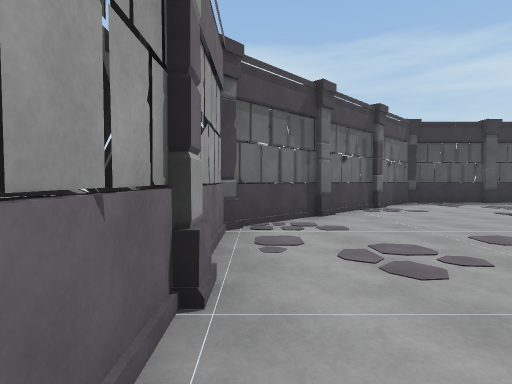
[1] (above)

14 first-person views from a walk through a scene from a Unity 3-D project. The camera is 1.3 m above the floor, tilts 2° down and sees 80° across. The floor is counted in squares, 2 m on a side. Each view is taken from the middle of a square. On the plan, view 1 faces up. The plan holds only what a view shows up to about 10 squares ahead; the rest is blank.

[2]
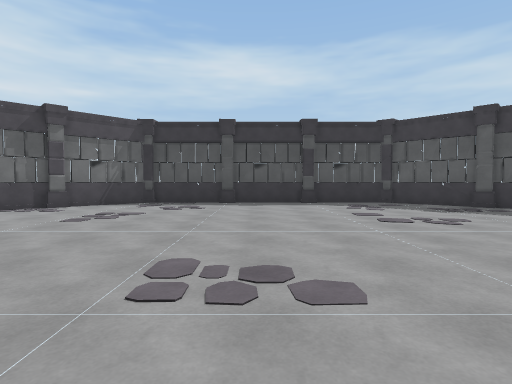

[3]
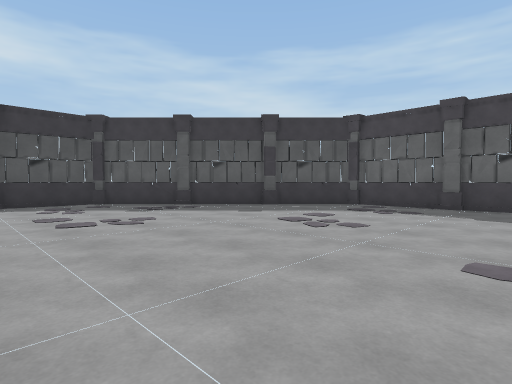

[4]
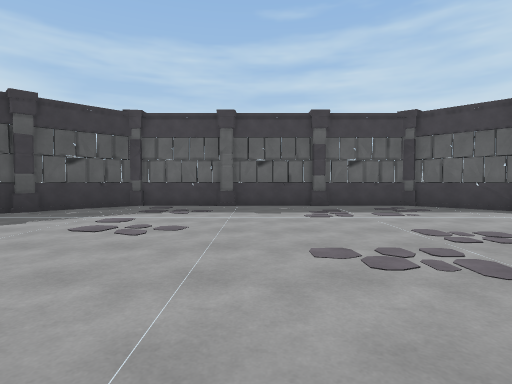

[5]
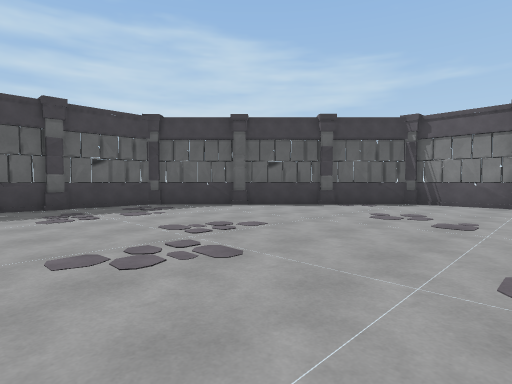

[6]
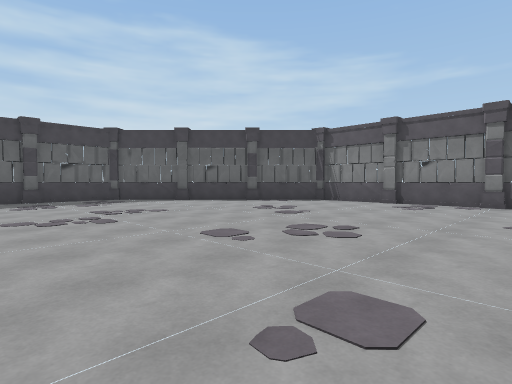

[7]
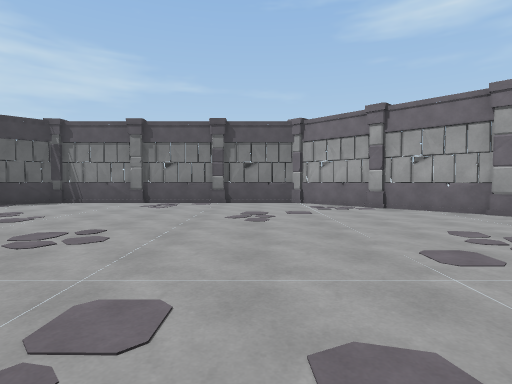

[8]
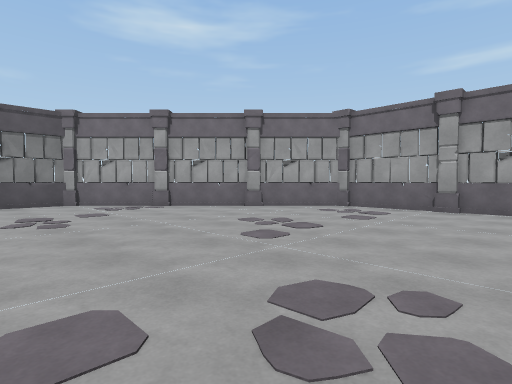

[9]
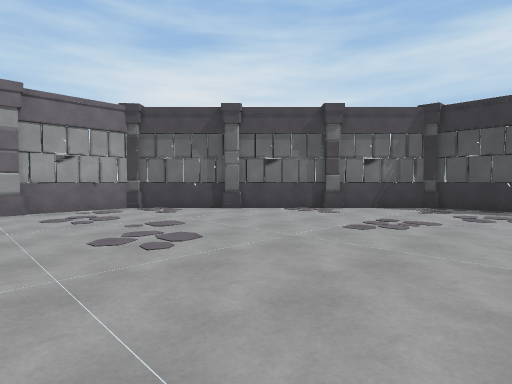

[10]
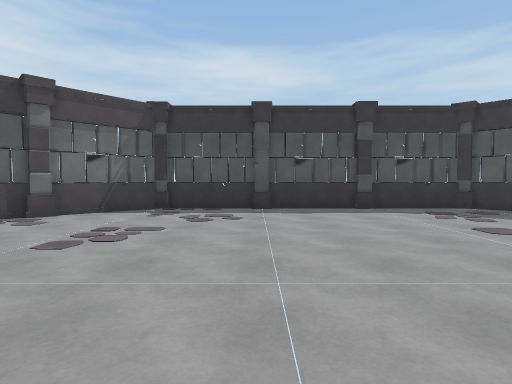

[11]
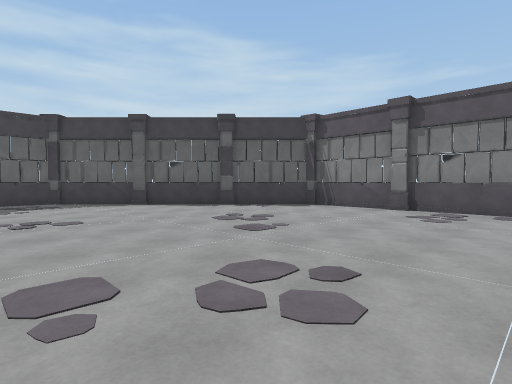

[12]
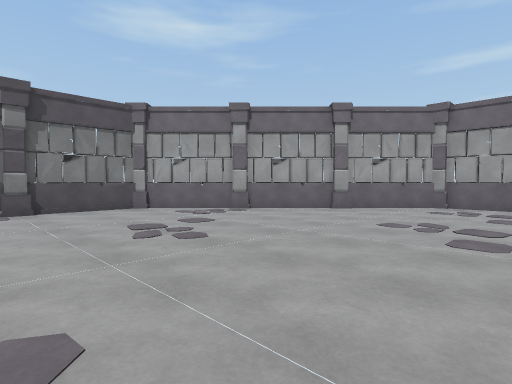

[13]
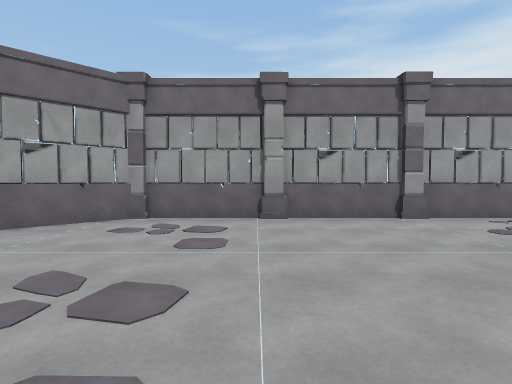

[14]
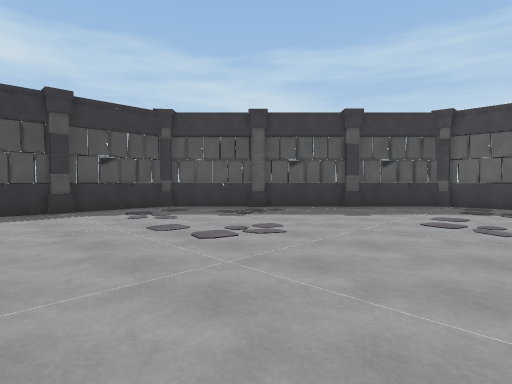

### Floor plan
Points are (right, up) in squares from view 1. A wall is a line through its corners. A room is listed if a view was taken in it or the views show most of it. See-through windows are left out.
Room 1 (views 1, 2, 3, 4, 5, 6, 7, 8, 9, 10, 11, 12, 13, 14)
walls: (-0.2, 1.6) (-0.7, 1.6); (4.8, -8.2) (12, -8.2) (17.4, -2.9); (17.2, -3.2) (17.2, 4.2) (12, 9.4) (4.5, 9.3); (4.8, 9.4) (-0.4, 4.2) (-0.4, -3.1) (4.9, -8.4)

Where each view was taken, in squares from view 1:
view 1: 0 up, 0 right, facing up
view 2: 0 up, 8 right, facing up
view 3: 0 up, 9 right, facing up-right
view 4: 1 up, 9 right, facing right
view 5: 1 up, 9 right, facing down-right
view 6: 1 up, 6 right, facing down-right
view 7: 1 up, 6 right, facing down
view 8: 1 up, 7 right, facing down-left
view 9: 1 up, 7 right, facing up-left
view 10: 2 up, 7 right, facing up
view 11: 1 down, 7 right, facing down-right
view 12: 1 down, 8 right, facing down-left
view 13: 1 down, 5 right, facing left
view 14: 2 up, 8 right, facing up-right
